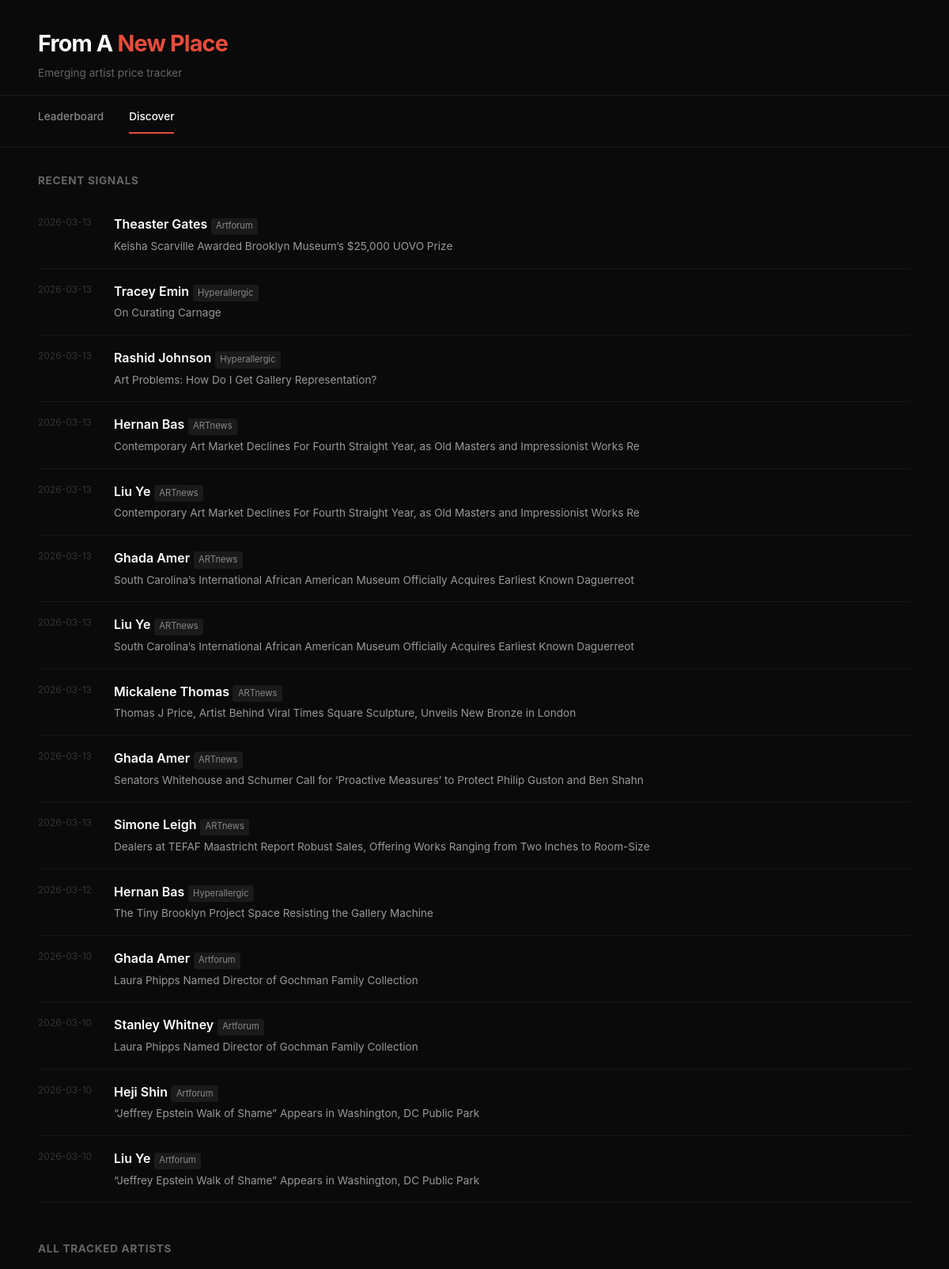
The app's page /discover (upper part) with its own data.
### tables this page shows
CREATE TABLE price_signals (
                id INTEGER PRIMARY KEY AUTOINCREMENT,
                artist_id INTEGER NOT NULL,
                signal_type TEXT NOT NULL,
                signal_date TEXT,
                source TEXT,
                details TEXT,
                created_at TEXT DEFAULT (datetime('now')), url TEXT,
                FOREIGN KEY (artist_id) REFERENCES artists(id)
            );

CREATE TABLE artists (
                id INTEGER PRIMARY KEY AUTOINCREMENT,
                name TEXT NOT NULL,
                nationality TEXT,
                birth_year INTEGER,
                death_year INTEGER,
                medium TEXT,
                education TEXT,
                first_seen_date TEXT,
                first_seen_source TEXT,
                tags TEXT,
                created_at TEXT DEFAULT (datetime('now')),
                updated_at TEXT DEFAULT (datetime('now')), instagram_handle TEXT, image_url TEXT,
                UNIQUE(name, birth_year)
            );

### dashboard/app.py (the view)
@app.route("/discover")
def discover():
    with get_db() as db:
        new_artists = db.execute("""
            SELECT a.id, a.name, a.nationality, a.birth_year, a.medium, a.tags,
                   a.first_seen_date,
                   COUNT(ar.id) as sale_count,
                   ROUND(AVG(ar.hammer_price_usd), 0) as avg_price
            FROM artists a
            LEFT JOIN auction_results ar ON ar.artist_id = a.id AND ar.sold = 1
            GROUP BY a.id
            ORDER BY a.first_seen_date DESC
            LIMIT 50
        """).fetchall()
        recent_signals = db.execute("""
            SELECT ps.*, a.name as artist_name, a.id as artist_id
            FROM price_signals ps
            JOIN artists a ON a.id = ps.artist_id
            ORDER BY ps.signal_date DESC
            LIMIT 20
        """).fetchall()
    return render_template(
        "discover.html",
        new_artists=new_artists,
        recent_signals=recent_signals,
    )

### database.py (called while the page is built)
def get_connection(db_path=None):
    conn = sqlite3.connect(db_path or DB_PATH)
    conn.row_factory = sqlite3.Row
    conn.execute("PRAGMA journal_mode=WAL")
    conn.execute("PRAGMA foreign_keys=ON")
    return conn

@contextmanager
def get_db(db_path=None):
    conn = get_connection(db_path)
    try:
        yield conn
        conn.commit()
    except Exception:
        conn.rollback()
        raise
    finally:
        conn.close()

### dashboard/templates/discover.html (shortened to what this page needs)
<!DOCTYPE html>
<html lang="en">
<head>
</head>
<body>
    <header>
        <h1><a href="/" style="color: inherit; text-decoration: none;">From A <span>New Place</span></a></h1>
        <p>Emerging artist price tracker</p>
    </header>
    <nav>
        <a href="/">Leaderboard</a>
        <a href="/discover" class="active">Discover</a>
    </nav>
    <main>
        {% if recent_signals %}
        <h3 class="section-title">Recent Signals</h3>
        <ul class="signal-feed">
            {% for s in recent_signals %}
            <li>
                <div class="signal-date">{{ s.signal_date }}</div>
                <div class="signal-content">
                    <a href="/artist/{{ s.artist_id }}" class="artist-link">{{ s.artist_name }}</a>
                    <span class="signal-source">{{ s.source }}</span>
                    <div class="signal-detail">
                        {% if s.url %}
                            <a href="{{ s.url }}" target="_blank" style="color: #999;">{{ s.details[:100] }}</a>
                        {% else %}
                            {{ s.details[:100] }}
                        {% endif %}
                    </div>
                </div>
            </li>
            {% endfor %}
        </ul>
        {% endif %}
        <h3 class="section-title" style="margin-top: 3rem;">All Tracked Artists</h3>
    </main>
</body>
</html>

### dashboard/templates/discover.html (style rules this page uses)
* { margin: 0; padding: 0; box-sizing: border-box; }
body { font-family: 'Inter', system-ui, -apple-system, sans-serif; background: #0a0a0a; color: #e0e0e0; line-height: 1.6; }
a { color: #e74c3c; text-decoration: none; }
header { padding: 2rem 3rem 1rem; border-bottom: 1px solid #1a1a1a; }
header h1 { font-size: 1.8rem; font-weight: 700; letter-spacing: -0.03em; color: #fff; }
header h1 span { color: #e74c3c; }
header p { color: #666; font-size: 0.85rem; margin-top: 0.25rem; }
nav { display: flex; gap: 2rem; padding: 1rem 3rem; border-bottom: 1px solid #1a1a1a; font-size: 0.85rem; }
nav a { color: #888; font-weight: 500; }
nav a.active { color: #fff; border-bottom: 2px solid #e74c3c; padding-bottom: 0.5rem; }
main { padding: 2rem 3rem 3rem; max-width: 1200px; }
.section-title { font-size: 0.85rem; color: #666; text-transform: uppercase; letter-spacing: 0.05em; margin-bottom: 1rem; }
.signal-feed { list-style: none; }
.signal-feed li { padding: 1rem 0; border-bottom: 1px solid #151515; display: flex; gap: 1rem; align-items: flex-start; }
.signal-date { color: #333; font-size: 0.75rem; min-width: 80px; flex-shrink: 0; }
.signal-content { flex: 1; }
.signal-content .artist-link { font-weight: 600; color: #fff; }
.signal-source { display: inline-block; padding: 0.1rem 0.4rem; background: #1a1a1a; border-radius: 3px; font-size: 0.7rem; color: #888; }
.signal-detail { color: #666; font-size: 0.85rem; margin-top: 0.25rem; }

### records on screen
price_signals: signal_date "2026-03-13", artist_name "Theaster Gates", source "Artforum", details "Keisha Scarville Awarded Brooklyn Museum’s $25,000 UOVO Prize"
price_signals: signal_date "2026-03-13", artist_name "Tracey Emin", source "Hyperallergic", details "On Curating Carnage"
price_signals: signal_date "2026-03-13", artist_name "Rashid Johnson", source "Hyperallergic", details "Art Problems: How Do I Get Gallery Representation?"
price_signals: signal_date "2026-03-13", artist_name "Hernan Bas", source "ARTnews", details "Contemporary Art Market Declines For Fourth Straight Year, as Old Masters and Impressionist Works Re"
price_signals: signal_date "2026-03-13", artist_name "Liu Ye", source "ARTnews", details "Contemporary Art Market Declines For Fourth Straight Year, as Old Masters and Impressionist Works Re"
price_signals: signal_date "2026-03-13", artist_name "Ghada Amer", source "ARTnews", details "South Carolina’s International African American Museum Officially Acquires Earliest Known Daguerreot"
price_signals: signal_date "2026-03-13", artist_name "Liu Ye", source "ARTnews", details "South Carolina’s International African American Museum Officially Acquires Earliest Known Daguerreot"
price_signals: signal_date "2026-03-13", artist_name "Mickalene Thomas", source "ARTnews", details "Thomas J Price, Artist Behind Viral Times Square Sculpture, Unveils New Bronze in London"
price_signals: signal_date "2026-03-13", artist_name "Ghada Amer", source "ARTnews", details "Senators Whitehouse and Schumer Call for ‘Proactive Measures’ to Protect Philip Guston and Ben Shahn"
price_signals: signal_date "2026-03-13", artist_name "Simone Leigh", source "ARTnews", details "Dealers at TEFAF Maastricht Report Robust Sales, Offering Works Ranging from Two Inches to Room-Size"
price_signals: signal_date "2026-03-12", artist_name "Hernan Bas", source "Hyperallergic", details "The Tiny Brooklyn Project Space Resisting the Gallery Machine"
price_signals: signal_date "2026-03-10", artist_name "Ghada Amer", source "Artforum", details "Laura Phipps Named Director of Gochman Family Collection"
price_signals: signal_date "2026-03-10", artist_name "Stanley Whitney", source "Artforum", details "Laura Phipps Named Director of Gochman Family Collection"
price_signals: signal_date "2026-03-10", artist_name "Heji Shin", source "Artforum", details "“Jeffrey Epstein Walk of Shame” Appears in Washington, DC Public Park"
price_signals: signal_date "2026-03-10", artist_name "Liu Ye", source "Artforum", details "“Jeffrey Epstein Walk of Shame” Appears in Washington, DC Public Park"
